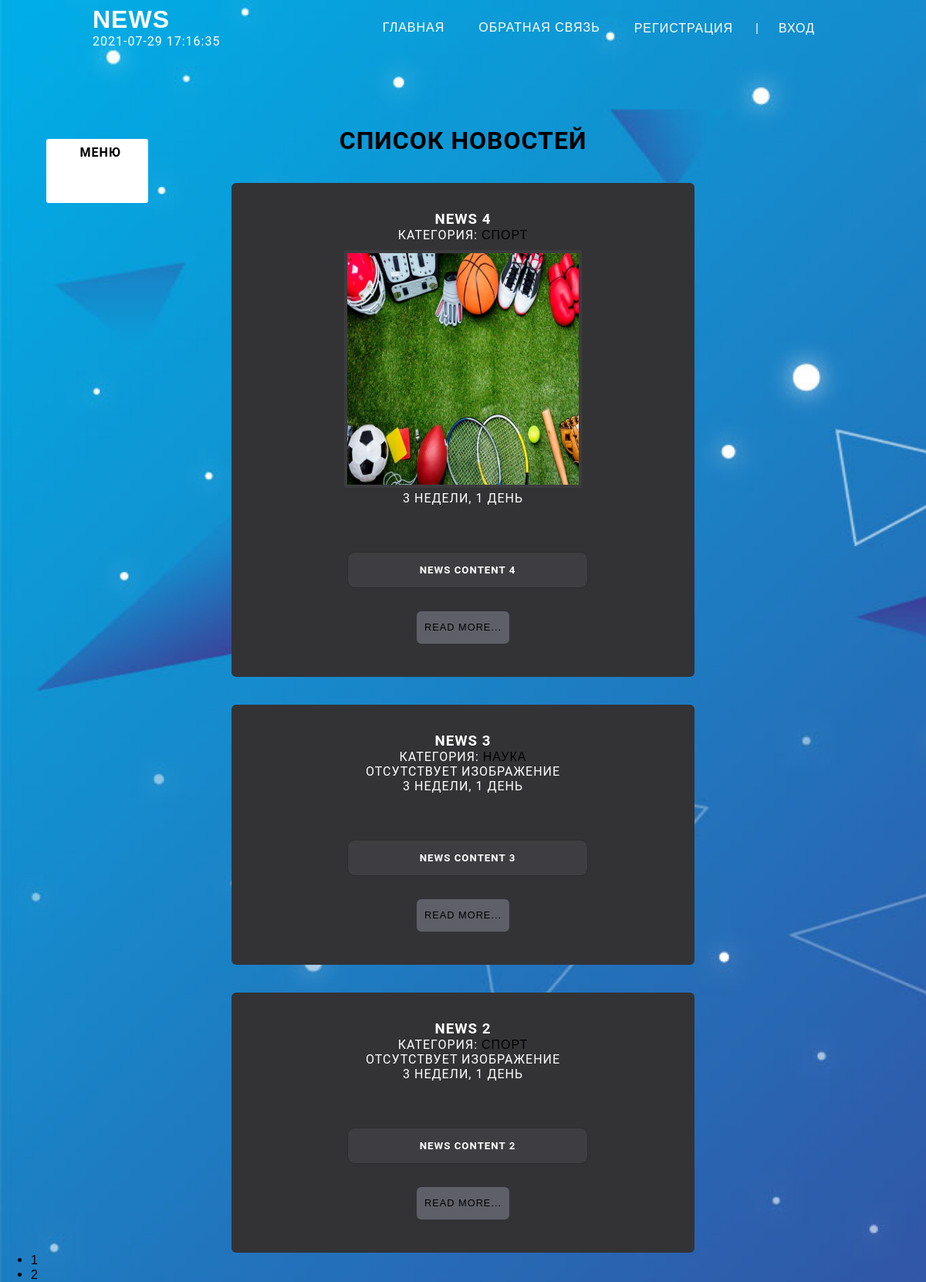
The page / on the database its author committed.
### news/models.py (models this page shows, shortened)
class News(models.Model):
    title = models.CharField(max_length=150, verbose_name='Название')
    content = models.TextField(verbose_name='Контент')
    created_at = models.DateTimeField(auto_now_add=True, verbose_name='Дата публикации')
    updated_at = models.DateTimeField(auto_now=True, verbose_name='Обновлено')
    photo = models.ImageField(upload_to='photos/$Y/$m/$d/', blank = True, verbose_name='Фото')
    is_published = models.BooleanField(default=True, verbose_name='Опубликовано')
    category = models.ForeignKey(Category, on_delete=models.PROTECT, verbose_name='Категория')
    views = models.IntegerField(default=0)
    def get_absolute_url(self):
        return reverse("view_news", kwargs={"pk": self.pk})
    class Meta:
        verbose_name = 'Новость'
        verbose_name_plural = 'Новости'
        ordering = ['-created_at']

class Category(models.Model):
    title = models.CharField(max_length=150, db_index=True, verbose_name='Наименование категории')
    def get_absolute_url(self):
        return reverse("category", kwargs={"category_id": self.pk})
    def __str__(self):
        return self.title
    class Meta:
        verbose_name = 'Категория'
        verbose_name_plural = 'Категории'
        ordering = ['title']

### news/views.py (the view)
# urls.py: path('', HomeNews.as_view(), name='home'),
class HomeNews(ListView):
    model = News
    template_name = 'news/index.html'
    context_object_name = 'news'
    mixin_prop = 'Hello World!'
    paginate_by = 3
    def get_context_data(self, *, object_list=None, **kwargs):
        context = super().get_context_data(**kwargs)
        context['title'] = 'Список новостей'
        return context
    def get_queryset(self):
        return News.objects.filter(is_published=True)

### news/templatetags/news_tags.py (called while the page is built)
@register.simple_tag(name='get_list_categories')
def get_categories():
    return Category.objects.all()

### news/templates/news/index.html (shortened to what this page needs)
{% extends 'base.html' %}
{% block menu %}
    {% include 'inc/_nav.html' %}
{% endblock  %}
{% block sidebar %}
    {% include 'inc/_sidebar.html' %}
{% endblock  %}
{% block title-site %}
    <div class="title">
        <h1>{{ title }}</h1></div>
{% endblock  %}
{% block content %}
    <div class="news">
        {% for itemN in news %}
            <div class="news-block">
                <h3>{{ itemN.title }}</h3>
                <p>Категория: <a href="{{ itemN.category.get_absolute_url }}"> {{ itemN.category }}</a></p>
                {% if itemN.photo %}
                    <p><img src="{{ itemN.photo.url}}"></p>
                {% else %}
                    <p>Отсутствует изображение</p>
                {% endif %}
                <p>{{ itemN.created_at|timesince}}</p>
                <div class="content-news">
                    <h5>{{ itemN.content|safe|linebreaks|truncatewords:10 }}</h5>
                </div>
                <div class="more-news">
                    <a href="{{ itemN.get_absolute_url }}">Read More...</a>
                </div>
                <br>
            </div>
        {% endfor %}
    </div>
{% endblock  %}

### templates/base.html (shortened to what this page needs)
{% load static %}
<!DOCTYPE html>
<html lang="en">
<head>
    <link rel="stylesheet" href="{% static 'css/mainstyle.css' %}">
    <link rel="stylesheet" href="{% static 'css/styles2.css' %}">
</head>
<body>
{% block menu %}MENU{% endblock %}
{% load cache %}
{% cache 30 sidebar %}
    {% block sidebar %}{% endblock %}
{% endcache %}
{% block title-site %}{% endblock %}
{% block content %}CONTENT{% endblock %}
<nav>
    <ul class = "paginator">
        {% for p in page_obj.paginator.page_range %}
            <li class = "page_item">
                <a class="page-link" href="?page={{ p }}">{{ p }}</a>
            </li>
        {% endfor %}
    </ul>
</nav>
</body>
</html>

### templates/inc/_nav.html (shortened to what this page needs)
<header>
    <div class="logo">
      <h1><a href="{% url 'home' %}">News</a></h1>
      {% now "Y-m-d H:i:s" %}
    </div>
    <div class="menu">
      <a href="{% url 'home' %}">Главная</a>
      <a href="{% url 'send' %}">Обратная связь</a>
      {% if request.user.is_authenticated %}
      <div class="username_nav">
        Добро пожаловать,  <div class='text-color'>{{ user.username }}</div> | <a href="{% url 'logout' %}">Выход</a>
      </div>
      {% else %}
      <div class="register_nav">
              <a href="{% url 'register' %}">Регистрация</a> | <a href="{% url 'login' %}">Вход</a>
      {% endif %}
    </div>
 </header>

### templates/inc/_sidebar.html (shortened to what this page needs)
{% load news_tags %}
<div class="panel">
    <h4>Меню</h4>
        </div>
<br>

### mysite/static/css/mainstyle.css (style rules this page uses)
* { margin: 0 0 auto; }
img { margin-top: 10px; height: 300px; width: 300px; border: 4px #3c3c3f solid; border-radius: 3px; }
.title { display: flex; align-items:center; justify-content: center; width: 100%; color: rgb(0, 0, 0); margin-top: 12%; }
body { background: #222226; font-family: "Roboto", sans-serif; text-transform: uppercase; letter-spacing: 1px; }
a { color: black; text-decoration: none; font-family: Arial, Helvetica, sans-serif; }
.panel { background-color: white; display: flex; width: 11%; height: 5%; margin-left: 5%; margin-top: 15%; padding-top: 0%; overflow: hidden; position: fixed; border-radius: 3px; }
.panel h4 { margin-top:6%; margin-left: 33%; }
.news-block { background-color:#333336; border-radius:6px; width: 50%; margin-top:3%; padding-top:3%; padding-bottom: 2%; justify-content: center; align-items: center; }
.news { display: flex; color: white; flex-direction: column; justify-content: center; align-items: center; text-align: center; }
.more-news { align-self: center; margin-top: 5%; width: 20%; height:2em; align-self: center; padding-top: 10px; margin-left: 40%; border-radius: 6px; background-color:#5f5f68; }
.news .more-news a { text-align: center; font-size: 0.8em; }
.content-news { padding: 15px 5px; margin-top: 10%; background-color: #3e3e42; border: 1px solid rgb(44, 44, 42); border-radius: 10px; width: 50%; margin-left: 25%; word-break: break-all; }

### mysite/static/css/styles2.css (style rules this page uses)
* { margin: 0 0 auto; }
body { background: url("../../media/photos/$Y/$m/$d/bg-add-news.jpg") no-repeat; background-size: cover; }
header { padding: 0.5% 10%; display: flex; color:white; justify-content: space-between; flex-direction:row ; width: 80%; position:fixed; z-index: 1000; transition: 0.6s; }
.menu { display: flex; padding-top:1.3em; color: white; justify-content: space-between; flex-direction:row ; }
.menu a { margin-right: 1.5em; color: white; margin-left:20px; }
.logo a { padding-top:0.8em; color: white; }

### rows shown on the page
News: title "NEWS 4", category "СПОРТ", photo (picture), created_at "3 НЕДЕЛИ, 1 ДЕНЬ", content "NEWS CONTENT 4"
News: title "NEWS 3", category "НАУКА", photo "ОТСУТСТВУЕТ ИЗОБРАЖЕНИЕ", created_at "3 НЕДЕЛИ, 1 ДЕНЬ", content "NEWS CONTENT 3"
News: title "NEWS 2", category "СПОРТ", photo "ОТСУТСТВУЕТ ИЗОБРАЖЕНИЕ", created_at "3 НЕДЕЛИ, 1 ДЕНЬ", content "NEWS CONTENT 2"

### other values the page prints
{{ title }} "СПИСОК НОВОСТЕЙ"
{{ p }} "1" "2"
